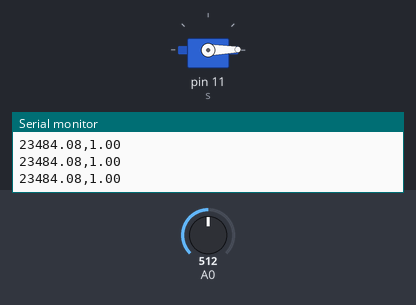
Recording of a sketch running on a simulated Arduino Uno, built with avr-gcc and run on an emulated ATmega328P. On the bench: servo, the last lines printed to the serial monitor. The inputs (shaded band) are chosen by the test bench; at power-on: A0 = 512.

Above: at 0.05 s.
At 14.05 s:
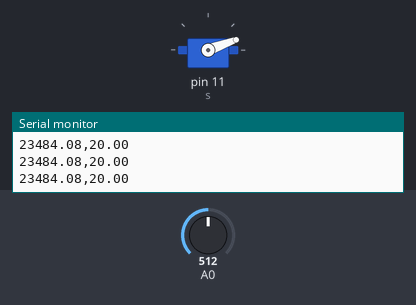
Timing chart, 0 to 28.9 s (numbered marks = the images above):
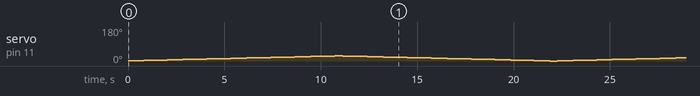

The sketch:

FSRvsPOS.ino
```cpp
  #include<Servo.h>
unsigned long  t = 0,temp,f;
int var = 1;
unsigned long timeLag = 400000;
Servo s;
float val = 1;
float big;
float V,FSR1,FSR2,FSR3;
int upperLimit = 27;
int lowerLimit = 0;
void setup() {
  //pinMode(11,OUTPUT);
  pinMode(A0,INPUT);
  s.attach(11);
  Serial.begin(9600);
}

void loop() {
  //analogWrite(11,1023);
  //big = FSR1/2;
  //V = analogRead(A0);
  V = analogRead(A0)*5/1023.;
  FSR1 = (3.78/V-1)*46000.;
  //if(abs(FSR2-FSR1)<big)
 // {
  //  FSR2 = FSR1;
  //}


  if(FSR1>2000000)
  {
    Serial.print(2000000.00);
  }
  else{
  Serial.print(FSR1);
  }
  Serial.print(",");
  Serial.println(val);
  s.write(val);
  temp = micros();
  f = temp - t;
  switch (var)
  {

  case 1:
  if(val < upperLimit && f>timeLag)
  {
    val = val +1;
    t = temp;
    if(val == upperLimit)
    {
      var = 2;
  //    delay(1000);
    }
  }
  break;

      case 2:
      if(val > lowerLimit && f > timeLag)
  {
    val = val - 1;
    t = temp;
    if(val == lowerLimit)
    {
      var = 1;
    }
  }
    break;
  }
}
```
